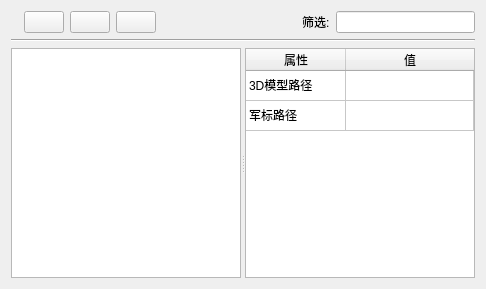
<?xml version="1.0" encoding="UTF-8"?>
<ui version="4.0">
 <class>ByyModelDefineWidget</class>
 <widget class="QWidget" name="ByyModelDefineWidget">
  <property name="geometry">
   <rect>
    <x>0</x>
    <y>0</y>
    <width>486</width>
    <height>289</height>
   </rect>
  </property>
  <property name="windowTitle">
   <string>ByyModelDefineWidget</string>
  </property>
  <layout class="QVBoxLayout" name="verticalLayout">
   <item>
    <layout class="QHBoxLayout" name="horizontalLayout_3">
     <item>
      <widget class="QLabel" name="label_5"/>
     </item>
     <item>
      <widget class="QPushButton" name="pushButton_1">
       <property name="text">
        <string/>
       </property>
      </widget>
     </item>
     <item>
      <widget class="QPushButton" name="pushButton_2">
       <property name="text">
        <string/>
       </property>
      </widget>
     </item>
     <item>
      <widget class="QPushButton" name="pushButton_3">
       <property name="text">
        <string/>
       </property>
      </widget>
     </item>
     <item>
      <spacer name="horizontalSpacer_5">
       <property name="orientation">
        <enum>Qt::Horizontal</enum>
       </property>
       <property name="sizeHint" stdset="0">
        <size>
         <width>40</width>
         <height>20</height>
        </size>
       </property>
      </spacer>
     </item>
     <item>
      <widget class="QLabel" name="label_6">
       <property name="text">
        <string>筛选:</string>
       </property>
      </widget>
     </item>
     <item>
      <widget class="QLineEdit" name="lineEdit"/>
     </item>
    </layout>
   </item>
   <item>
    <widget class="Line" name="line_3">
     <property name="orientation">
      <enum>Qt::Horizontal</enum>
     </property>
    </widget>
   </item>
   <item>
    <widget class="QSplitter" name="splitter_2">
     <property name="orientation">
      <enum>Qt::Horizontal</enum>
     </property>
     <widget class="QListWidget" name="listWidget">
      <property name="sortingEnabled">
       <bool>true</bool>
      </property>
     </widget>
     <widget class="QTableWidget" name="tableWidget">
      <property name="editTriggers">
       <set>QAbstractItemView::NoEditTriggers</set>
      </property>
      <property name="selectionBehavior">
       <enum>QAbstractItemView::SelectItems</enum>
      </property>
      <attribute name="horizontalHeaderStretchLastSection">
       <bool>true</bool>
      </attribute>
      <attribute name="verticalHeaderVisible">
       <bool>false</bool>
      </attribute>
      <row>
       <property name="text">
        <string>新建行</string>
       </property>
      </row>
      <row>
       <property name="text">
        <string>新建行</string>
       </property>
      </row>
      <column>
       <property name="text">
        <string>属性</string>
       </property>
       <property name="textAlignment">
        <set>AlignHCenter|AlignVCenter|AlignCenter</set>
       </property>
      </column>
      <column>
       <property name="text">
        <string>值</string>
       </property>
       <property name="textAlignment">
        <set>AlignHCenter|AlignVCenter|AlignCenter</set>
       </property>
      </column>
      <item row="0" column="0">
       <property name="text">
        <string>3D模型路径</string>
       </property>
       <property name="flags">
        <set>ItemIsEnabled</set>
       </property>
      </item>
      <item row="0" column="1">
       <property name="text">
        <string/>
       </property>
      </item>
      <item row="1" column="0">
       <property name="text">
        <string>军标路径</string>
       </property>
      </item>
      <item row="1" column="1">
       <property name="text">
        <string/>
       </property>
      </item>
     </widget>
    </widget>
   </item>
  </layout>
 </widget>
 <layoutdefault spacing="6" margin="11"/>
 <resources/>
 <connections/>
</ui>
